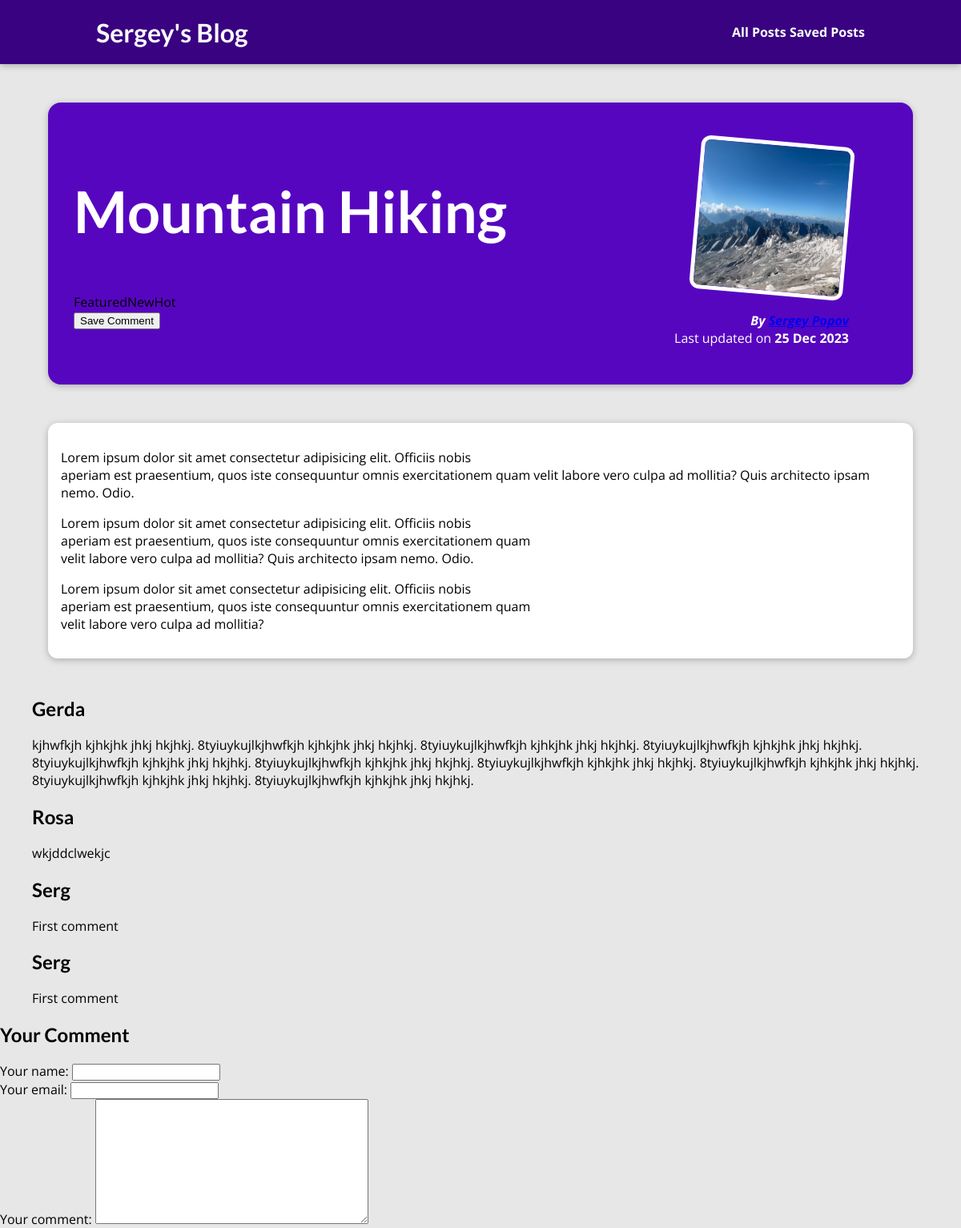
The page /posts/hike-in-the-mountains on the database its author committed.
### blog/models.py (models this page shows, shortened)
class Post(models.Model):
    title = models.CharField(max_length=200)
    excerpt = models.CharField(max_length=200)
    image = models.ImageField(upload_to="posts", null=True)
    date = models.DateField(auto_now=True)
    slug = models.SlugField(unique=True, default='',
                            blank=True, null=False, db_index=True)
    content = models.TextField(validators=[MinLengthValidator(10)])
    author = models.ForeignKey(Author, on_delete=models.SET_NULL, null=True, related_name = 'posts')
    tags = models.ManyToManyField(Tag)

class Tag(models.Model):
    caption = models.CharField(max_length=20)

class Author(models.Model):
    first_name = models.CharField(max_length=50)
    last_name = models.CharField(max_length=50)
    email_address = models.EmailField()
    def full_name(self):
        return f"{self.first_name} {self.last_name}"
    def __str__(self):
        return self.full_name()

class Comment(models.Model):
    user_name = models.CharField(max_length=120)
    user_email = models.EmailField()
    text = models.TextField(max_length=400)
    post = models.ForeignKey(Post, on_delete=models.CASCADE, related_name='comments')

### blog/views.py (the view, shortened to what this page needs)
# urls.py: path("posts/<slug:slug>", views.SinglePostView.as_view(),
class SinglePostView(View):
    def is_stored_post(self, request, post_id):
        stored_posts = request.session.get("stored_posts")
        if stored_posts is not None:
            is_saved = post_id in stored_posts
        else:
            is_saved = False
        return is_saved
    def get(self, request, slug):
        post = Post.objects.get(slug=slug)
        context = {'post': post,
                   'post_tags': post.tags.all(),
                   'comment_form': CommentForm(),
                   'comments': post.comments.all().order_by('-id'),
                   'saved_for_later': self.is_stored_post(request, post.id)
                   }
        return render(request, "blog/post-detail.html", context)

### blog/forms.py
class CommentForm(forms.ModelForm):
    class Meta:
       model = Comment
       exclude = ['post']
       labels = {
           'user_name': "Your name",
           'user_email': "Your email",
           'text': "Your comment"
       }

### blog/templates/blog/post-detail.html (shortened to what this page needs)
{% extends "base.html" %}
{% load static %}
{% block css_files %}
<link rel="stylesheet" href="{% static "blog/post-detail.css" %}" />
{% endblock %}
{% block content %}
<section id="summary">
  <h2>{{ post.title }}</h2>
  <div>{% for tag in post_tags %}<span class="tag">{{tag.caption}}</span>{% endfor %}</div>
  <div id="read-later">
    <form action="{% url "read-later" %}" method="POST">
      <button>
        {% if saved_for_later %}
        Remove from "Read later"
        {% else %}
        Save Comment
        {% endif %}
        </button>
    </form>
  </div>
  <article>
    <img src="{{post.image.url}}" alt="{{ post.title }}" />
    <address>By <a href="mailto:{{post.author.email_address}}">{{ post.author }}</a></address>
    <div>Last updated on <time>{{ post.date|date:"d M Y" }}</time></div>
  </article>
</section>
<main>
  {{ post.content|linebreaks }}
</main>
<section id="comments">
  <ul>
    {% for comment in comments %}
      <h2>{{comment.user_name}}</h2>
      <p>{{comment.text | linebreaks}}</p>
    {% endfor %}
  </ul>
</section>
<section id="comment-form">
  <h2>Your Comment</h2>
<form action="{% url "post-detail-page" post.slug %}" method='POST'>
  {% for field in comment_form %}
    <div class="form-control {% if field.errors %}invalid{% endif %}">
      {{field.label_tag}}
      {{field}}
    </div>
  {% endfor %}
</form>
</section>
{% endblock %}

### static/app.css (style rules this page uses)
* { box-sizing: border-box; }
html { font-family: 'Open Sans', 'Lato', sans-serif; }
body { margin: 0; }
h1, h2, h3 { font-family: 'Lato', sans-serif; font-weight: bold; }

### blog/static/blog/post-detail.css (style rules this page uses)
body { background-color: #e7e7e7; }
#summary { margin: 8rem auto 3rem auto; padding: 2rem; width: 90%; max-width: 90rem; border-radius: 16px; background-color: #5706c0; position: relative; box-shadow: 0 2px 8px rgba(0, 0, 0, 0.25); height: 22rem; }
#summary h2 { color: white; font-size: 4.5rem; }
#summary article { position: absolute; top: 2rem; right: 3rem; padding: 1rem 2rem; border-radius: 12px; text-align: right; color: white; }
#summary article img { width: 12rem; height: 12rem; border-radius: 12px; transform: rotateZ(5deg); border: 5px solid white; margin-bottom: 1rem; }
#summary address { font-weight: bold; }
#summary time { font-weight: bold; }
main { width: 90%; max-width: 90rem; margin: 3rem auto; background-color: white; padding: 1rem; border-radius: 12px; box-shadow: 0 2px 8px rgba(0, 0, 0, 0.25); }

### rows shown on the page
Post: title "Mountain Hiking", image (picture), author "Sergey Popov", date "25 Dec 2023", content "Lorem ipsum dolor sit amet consectetur adipisicing elit. Officiis nobis aperiam est praesentium, quos iste consequuntur omnis exercitationem quam velit labore vero culpa ad mollitia? Quis architecto ipsam nemo. Odio. Lorem ipsum dolor sit amet consectetur adipisicing elit. Officiis nobis aperiam est praesentium, quos iste consequuntur omnis exercitationem quam velit labore vero culpa ad mollitia? Quis architecto ipsam nemo. Odio. Lorem ipsum dolor sit amet consectetur adipisicing elit. Officiis nobis aperiam est praesentium, quos iste consequuntur omnis exercitationem quam velit labore vero culpa ad mollitia?"
Tag: caption "Featured"
Tag: caption "New"
Tag: caption "Hot"
Comment: user_name "Gerda", text "kjhwfkjh kjhkjhk jhkj hkjhkj. 8tyiuykujlkjhwfkjh kjhkjhk jhkj hkjhkj. 8tyiuykujlkjhwfkjh kjhkjhk jhkj hkjhkj. 8tyiuykujlkjhwfkjh kjhkjhk jhkj hkjhkj. 8tyiuykujlkjhwfkjh kjhkjhk jhkj hkjhkj. 8tyiuykujlkjhwfkjh kjhkjhk jhkj hkjhkj. 8tyiuykujlkjhwfkjh kjhkjhk jhkj hkjhkj. 8tyiuykujlkjhwfkjh kjhkjhk jhkj hkjhkj. 8tyiuykujlkjhwfkjh kjhkjhk jhkj hkjhkj. 8tyiuykujlkjhwfkjh kjhkjhk jhkj hkjhkj."
Comment: user_name "Rosa", text "wkjddclwekjc"
Comment: user_name "Serg", text "First comment"
Comment: user_name "Serg", text "First comment"

### other values the page prints
{{ field.label_tag }} "Your name:" "Your email:" "Your comment:"
